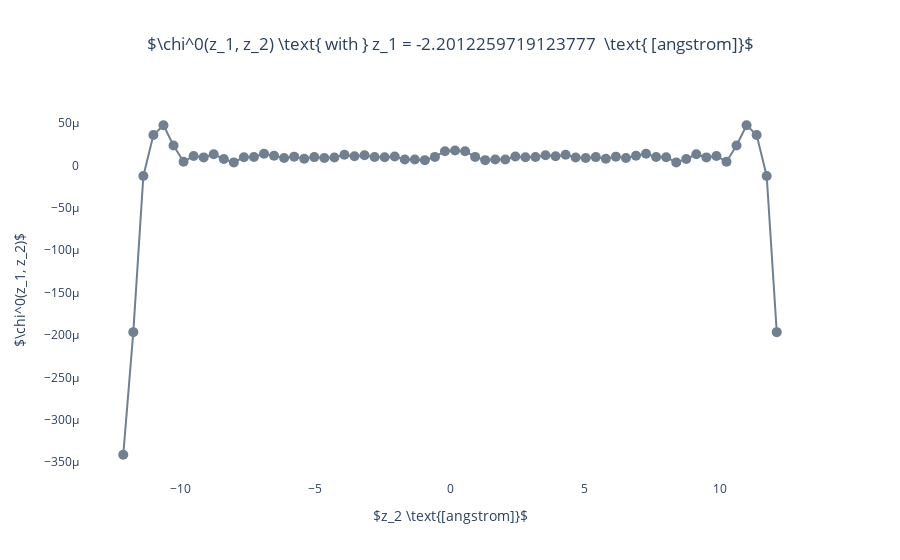
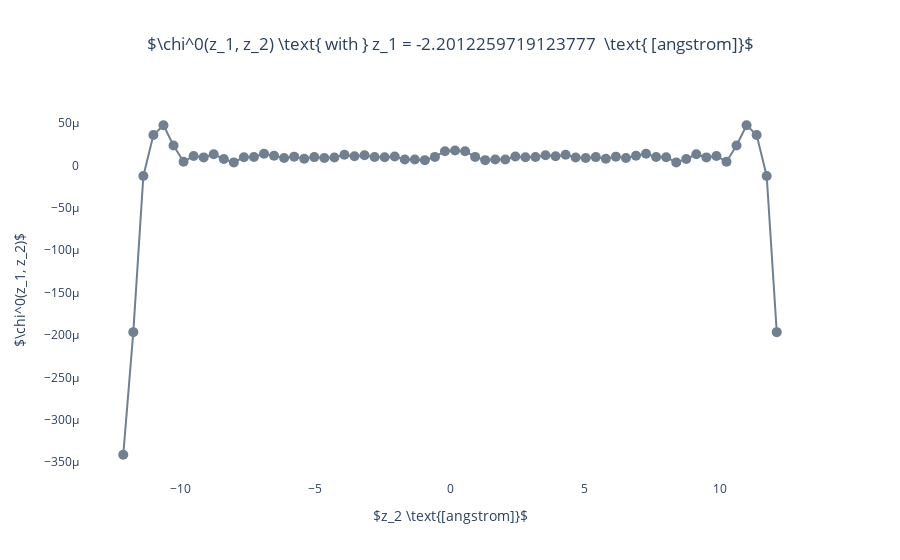

The code cell stored with these charts, in order, in its notebook:
### Code cell
a =6*4.035580948506026 #28.249066639542185+
fig = go.Figure()
X = np.linspace(-a/2, a/2, len(chi0zz[0,:]))
z = 0
zeff = -(round(len(chi0zz[:,0])/2)-z)*4.035580948506026/11
for i in range(1):
    xtitle = r'$z_2 \text{[angstrom]}$'
    fig.add_trace(go.Scatter(x = X, y = np.real(chi0zz[z]), mode = "lines+markers",marker=dict(
            color='slategrey',
            size=10,
        ),))
    fig.update_layout(title_text = r'$\chi^0(z_1, z_2) \text{ with } z_1 = '+str(zeff)+r'  \text{ [angstrom]}$', title_x=0.5,xaxis_title= xtitle,
             yaxis_title = r'$\chi^0(z_1, z_2)$',paper_bgcolor='rgba(0,0,0,0)', plot_bgcolor='rgba(0,0,0,0)',)
    fig.show(dpi = 300)

fig.show()
